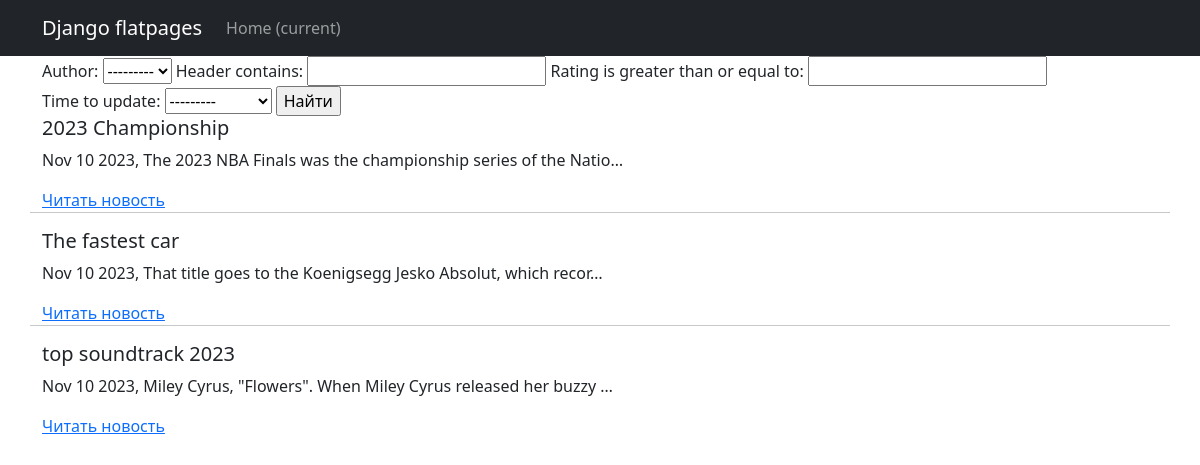
The page /news/search/ on the database as committed earlier.
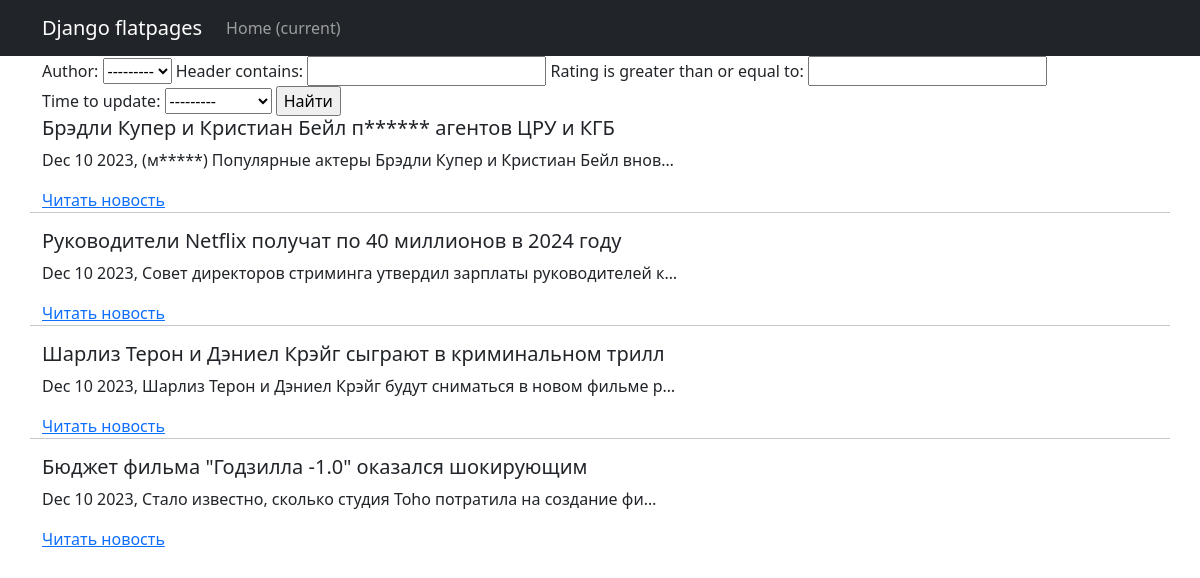
The same page on the database as committed later.
### news/models.py (models this page shows, shortened)
class Post(models.Model, Grade):
    note = models.CharField(max_length=2, choices=NOTES, default=news)
    time_to_create = models.DateTimeField(auto_now_add=True)
    time_to_update = models.DateTimeField(auto_now=True)
    header = models.CharField(max_length=56)
    text = models.TextField()
    rating = models.IntegerField(default=0)
    author = models.ForeignKey('Author', on_delete=models.CASCADE)
    categories = models.ManyToManyField('Category', through='PostCategory')

### news/views.py (the view)
# urls.py: path('search/', NewsSearch.as_view(), name='news_search'),
class NewsSearch(ListView):
    model = Post
    template_name = 'search.html'
    context_object_name = 'search'
    ordering = ['-time_to_update']
    paginate_by = 5
    def get_filter(self):
        return PostFilter(self.request.GET, queryset=super().get_queryset())
    def get_queryset(self):
        return self.get_filter().qs
    def get_context_data(self, *args, **kwargs):
        return {
            **super().get_context_data(*args, **kwargs),
            'filter': self.get_filter()
        }

### news/models.py (called while the page is built)
    def __str__(self):
        return self.user.username

### news/templatetags/censor_filters.py (called while the page is built)
@register.filter()
def censor_filter(cens_str: str) -> str:
    try:
        if not isinstance(cens_str, str):
            raise ValueError
        cens_str_low = cens_str.lower()
        for word in censor_tuple:
            if word in cens_str_low:
                word_v = f"{word[0]}{'*'*(len(word)-1)}"
                for _ in range(cens_str_low.count(word)):
                    word_i = cens_str_low.index(word)
                    word_cens_str = cens_str[word_i:(word_i+len(word))]
                    cens_str = cens_str.replace(word_cens_str, word_v)
                    cens_str_low = cens_str.lower()
    except ValueError:
        print('Censor filter is used with str obj!')
    return cens_str

### templates/search.html (shortened to what this page needs)
{% extends 'flatpages/default.html' %}
{% load censor_filters %}
{% block content %}
  <form method="GET">
    {{ filter.form }}
    <input type="submit" value="Найти">
  </form>
{% if search %}
  {% for n in search %}
    <h5>{{ n.header|censor_filter }}</h5>
    <p>{{ n.time_to_update|date:'M d Y' }}, {{ n.text|truncatechars:61|censor_filter }}</p>
    <a href="{% url 'news_detail' n.pk %}">Читать новость</a>
    {% if not forloop.last %}
    <hr>
    {% endif %}
  {% endfor %}
{% else %}
  <h2 style="text-align: center; margin-top: 20px">No matching news</h2>
{% endif %}
{% endblock content %}

Rows that differ between the two databases and show on the page:
removed Post: header|censor_filter "2023 Championship", time_to_update "Nov 10 2023", text|censor_filter "The 2023 NBA Finals was the championship series of the Natio…"
removed Post: header|censor_filter "The fastest car", time_to_update "Nov 10 2023", text|censor_filter "That title goes to the Koenigsegg Jesko Absolut, which recor…"
removed Post: header|censor_filter "top soundtrack 2023", time_to_update "Nov 10 2023", text|censor_filter "Miley Cyrus, \"Flowers\". When Miley Cyrus released her buzzy …"
added Post: header|censor_filter "Брэдли Купер и Кристиан Бейл п****** агентов ЦРУ и КГБ", time_to_update "Dec 10 2023", text|censor_filter "(м*****) Популярные актеры Брэдли Купер и Кристиан Бейл внов…"
added Post: header|censor_filter "Руководители Netflix получат по 40 миллионов в 2024 году", time_to_update "Dec 10 2023", text|censor_filter "Совет директоров стриминга утвердил зарплаты руководителей к…"
added Post: header|censor_filter "Шарлиз Терон и Дэниел Крэйг сыграют в криминальном трилл", time_to_update "Dec 10 2023", text|censor_filter "Шарлиз Терон и Дэниел Крэйг будут сниматься в новом фильме р…"
added Post: header|censor_filter "Бюджет фильма \"Годзилла -1.0\" оказался шокирующим", time_to_update "Dec 10 2023", text|censor_filter "Стало известно, сколько студия Toho потратила на создание фи…"
